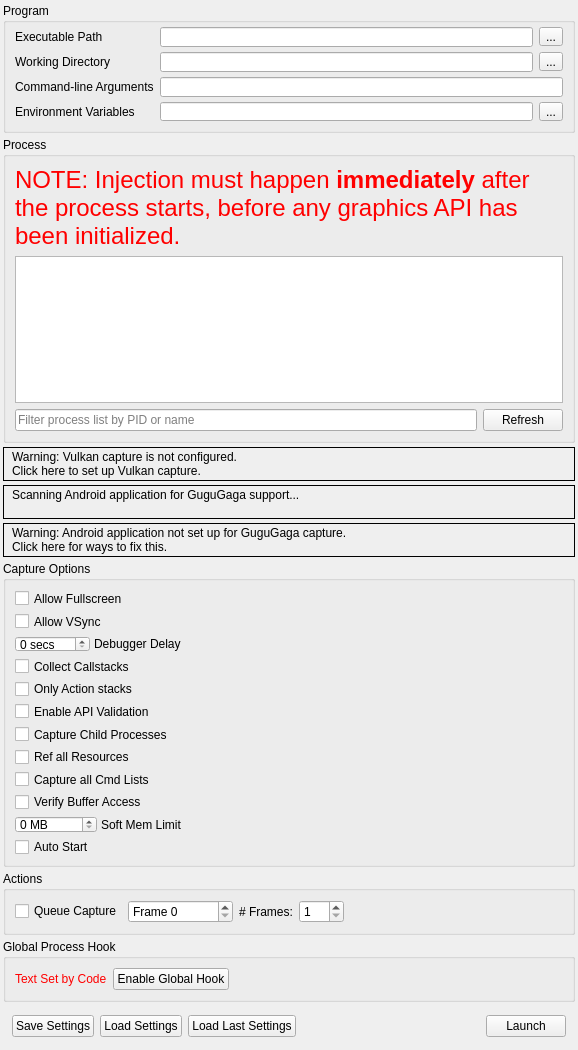
<?xml version="1.0" encoding="UTF-8"?>
<ui version="4.0">
 <class>CaptureDialog</class>
 <widget class="QFrame" name="CaptureDialog">
  <property name="geometry">
   <rect>
    <x>0</x>
    <y>0</y>
    <width>578</width>
    <height>1025</height>
   </rect>
  </property>
  <property name="windowTitle">
   <string>Launch Application</string>
  </property>
  <layout class="QVBoxLayout" name="verticalLayout">
   <property name="spacing">
    <number>4</number>
   </property>
   <property name="leftMargin">
    <number>3</number>
   </property>
   <property name="topMargin">
    <number>3</number>
   </property>
   <property name="rightMargin">
    <number>3</number>
   </property>
   <property name="bottomMargin">
    <number>3</number>
   </property>
   <item>
    <widget class="QGroupBox" name="exeGroup">
     <property name="sizePolicy">
      <sizepolicy hsizetype="Preferred" vsizetype="Minimum">
       <horstretch>0</horstretch>
       <verstretch>0</verstretch>
      </sizepolicy>
     </property>
     <property name="minimumSize">
      <size>
       <width>250</width>
       <height>130</height>
      </size>
     </property>
     <property name="title">
      <string>Program</string>
     </property>
     <layout class="QGridLayout" name="gridLayout">
      <property name="topMargin">
       <number>4</number>
      </property>
      <item row="0" column="0">
       <widget class="QLabel" name="exePathLabel">
        <property name="toolTip">
         <string>Browse for an executable file</string>
        </property>
        <property name="text">
         <string>Executable Path</string>
        </property>
       </widget>
      </item>
      <item row="0" column="2">
       <widget class="RDLineEdit" name="exePath">
        <property name="minimumSize">
         <size>
          <width>0</width>
          <height>20</height>
         </size>
        </property>
        <property name="toolTip">
         <string>Browse for an executable file</string>
        </property>
       </widget>
      </item>
      <item row="0" column="3">
       <widget class="QToolButton" name="exePathBrowse">
        <property name="toolTip">
         <string>Browse for an executable file</string>
        </property>
        <property name="text">
         <string>...</string>
        </property>
       </widget>
      </item>
      <item row="1" column="0">
       <widget class="QLabel" name="workDirLabel">
        <property name="toolTip">
         <string>Browse for a working directory</string>
        </property>
        <property name="text">
         <string>Working Directory</string>
        </property>
       </widget>
      </item>
      <item row="1" column="2">
       <widget class="RDLineEdit" name="workDirPath">
        <property name="minimumSize">
         <size>
          <width>0</width>
          <height>20</height>
         </size>
        </property>
        <property name="toolTip">
         <string>Browse for a working directory</string>
        </property>
       </widget>
      </item>
      <item row="1" column="3">
       <widget class="QToolButton" name="workDirBrowse">
        <property name="toolTip">
         <string>Browse for a working directory</string>
        </property>
        <property name="text">
         <string>...</string>
        </property>
       </widget>
      </item>
      <item row="2" column="0">
       <widget class="QLabel" name="cmdLineLabel">
        <property name="toolTip">
         <string>The command-line that will be passed to the executable on launch</string>
        </property>
        <property name="text">
         <string>Command-line Arguments</string>
        </property>
       </widget>
      </item>
      <item row="2" column="2" colspan="2">
       <widget class="RDLineEdit" name="cmdline">
        <property name="minimumSize">
         <size>
          <width>0</width>
          <height>20</height>
         </size>
        </property>
        <property name="toolTip">
         <string>The command-line that will be passed to the executable on launch</string>
        </property>
       </widget>
      </item>
      <item row="3" column="0">
       <widget class="QLabel" name="envVarLabel">
        <property name="toolTip">
         <string>The environment variables for the executable</string>
        </property>
        <property name="text">
         <string>Environment Variables</string>
        </property>
       </widget>
      </item>
      <item row="3" column="2">
       <widget class="QLineEdit" name="envVar">
        <property name="toolTip">
         <string>The environment variables for the executable</string>
        </property>
        <property name="readOnly">
         <bool>true</bool>
        </property>
       </widget>
      </item>
      <item row="3" column="3">
       <widget class="QToolButton" name="envVarEdit">
        <property name="toolTip">
         <string>The environment variables for the executable</string>
        </property>
        <property name="text">
         <string>...</string>
        </property>
       </widget>
      </item>
     </layout>
    </widget>
   </item>
   <item>
    <widget class="QGroupBox" name="injectGroup">
     <property name="sizePolicy">
      <sizepolicy hsizetype="Preferred" vsizetype="Expanding">
       <horstretch>0</horstretch>
       <verstretch>100</verstretch>
      </sizepolicy>
     </property>
     <property name="minimumSize">
      <size>
       <width>250</width>
       <height>260</height>
      </size>
     </property>
     <property name="title">
      <string>Process</string>
     </property>
     <layout class="QGridLayout" name="gridLayout_2">
      <item row="0" column="0" colspan="2">
       <widget class="QLabel" name="processWarning">
        <property name="palette">
         <palette>
          <active>
           <colorrole role="WindowText">
            <brush brushstyle="SolidPattern">
             <color alpha="255">
              <red>255</red>
              <green>0</green>
              <blue>0</blue>
             </color>
            </brush>
           </colorrole>
          </active>
          <inactive>
           <colorrole role="WindowText">
            <brush brushstyle="SolidPattern">
             <color alpha="255">
              <red>255</red>
              <green>0</green>
              <blue>0</blue>
             </color>
            </brush>
           </colorrole>
          </inactive>
          <disabled>
           <colorrole role="WindowText">
            <brush brushstyle="SolidPattern">
             <color alpha="255">
              <red>106</red>
              <green>104</green>
              <blue>100</blue>
             </color>
            </brush>
           </colorrole>
          </disabled>
         </palette>
        </property>
        <property name="font">
         <font>
          <pointsize>18</pointsize>
         </font>
        </property>
        <property name="text">
         <string>NOTE: Injection must happen &lt;b&gt;immediately&lt;/b&gt; after the process starts, before any graphics API has been initialized.</string>
        </property>
        <property name="wordWrap">
         <bool>true</bool>
        </property>
       </widget>
      </item>
      <item row="1" column="0" colspan="2">
       <widget class="QTreeView" name="processList">
        <property name="sizePolicy">
         <sizepolicy hsizetype="Preferred" vsizetype="Expanding">
          <horstretch>0</horstretch>
          <verstretch>0</verstretch>
         </sizepolicy>
        </property>
        <property name="minimumSize">
         <size>
          <width>0</width>
          <height>100</height>
         </size>
        </property>
        <property name="editTriggers">
         <set>QAbstractItemView::NoEditTriggers</set>
        </property>
        <property name="indentation">
         <number>0</number>
        </property>
        <property name="rootIsDecorated">
         <bool>false</bool>
        </property>
        <property name="itemsExpandable">
         <bool>false</bool>
        </property>
        <property name="sortingEnabled">
         <bool>true</bool>
        </property>
       </widget>
      </item>
      <item row="2" column="0">
       <widget class="QLineEdit" name="processFilter">
        <property name="placeholderText">
         <string>Filter process list by PID or name</string>
        </property>
       </widget>
      </item>
      <item row="2" column="1">
       <widget class="QPushButton" name="processRefesh">
        <property name="text">
         <string>Refresh</string>
        </property>
       </widget>
      </item>
     </layout>
    </widget>
   </item>
   <item>
    <widget class="RDLabel" name="vulkanLayerWarn">
     <property name="cursor">
      <cursorShape>PointingHandCursor</cursorShape>
     </property>
     <property name="frameShape">
      <enum>QFrame::Box</enum>
     </property>
     <property name="text">
      <string>&lt;html&gt;&lt;head/&gt;&lt;body&gt;&lt;table&gt;&lt;tr&gt;&lt;td valign=&quot;middle&quot;&gt;&lt;img width=&quot;16&quot; src=&quot;:/information.png&quot;/&gt;&lt;/td&gt;&lt;td&gt;&lt;p&gt;Warning: Vulkan capture is not configured.&lt;br/&gt;Click here to set up Vulkan capture.&lt;/p&gt;&lt;/td&gt;&lt;/tr&gt;&lt;/table&gt;&lt;/body&gt;&lt;/html&gt;</string>
     </property>
     <property name="textFormat">
      <enum>Qt::RichText</enum>
     </property>
     <property name="margin">
      <number>3</number>
     </property>
    </widget>
   </item>
   <item>
    <widget class="RDLabel" name="androidScan">
     <property name="cursor">
      <cursorShape>PointingHandCursor</cursorShape>
     </property>
     <property name="frameShape">
      <enum>QFrame::Box</enum>
     </property>
     <property name="text">
      <string>&lt;html&gt;&lt;head/&gt;&lt;body&gt;&lt;table&gt;&lt;tr&gt;&lt;td valign=&quot;middle&quot;&gt;&lt;img width=&quot;16&quot; src=&quot;:/information.png&quot;/&gt;&lt;/td&gt;&lt;td valign=&quot;middle&quot;&gt;&lt;p&gt;Scanning Android application for GuguGaga support...&lt;br/&gt;&lt;/p&gt;&lt;/td&gt;&lt;/tr&gt;&lt;/table&gt;&lt;/body&gt;&lt;/html&gt;</string>
     </property>
     <property name="textFormat">
      <enum>Qt::RichText</enum>
     </property>
     <property name="margin">
      <number>3</number>
     </property>
    </widget>
   </item>
   <item>
    <widget class="RDLabel" name="androidWarn">
     <property name="cursor">
      <cursorShape>PointingHandCursor</cursorShape>
     </property>
     <property name="frameShape">
      <enum>QFrame::Box</enum>
     </property>
     <property name="text">
      <string>&lt;html&gt;&lt;head/&gt;&lt;body&gt;&lt;table&gt;&lt;tr&gt;&lt;td valign=&quot;middle&quot;&gt;&lt;img width=&quot;16&quot; src=&quot;:/information.png&quot;/&gt;&lt;/td&gt;&lt;td&gt;&lt;p&gt;Warning: Android application not set up for GuguGaga capture.&lt;br/&gt;Click here for ways to fix this.&lt;/p&gt;&lt;/td&gt;&lt;/tr&gt;&lt;/table&gt;&lt;/body&gt;&lt;/html&gt;</string>
     </property>
     <property name="textFormat">
      <enum>Qt::RichText</enum>
     </property>
     <property name="margin">
      <number>3</number>
     </property>
    </widget>
   </item>
   <item>
    <widget class="QGroupBox" name="optionsGroup">
     <property name="sizePolicy">
      <sizepolicy hsizetype="Preferred" vsizetype="Minimum">
       <horstretch>0</horstretch>
       <verstretch>0</verstretch>
      </sizepolicy>
     </property>
     <property name="title">
      <string>Capture Options</string>
     </property>
     <layout class="QVBoxLayout" name="verticalLayout_2">
      <item>
       <widget class="QCheckBox" name="AllowFullscreen">
        <property name="toolTip">
         <string>Allows the application to switch to full-screen mode</string>
        </property>
        <property name="text">
         <string>Allow Fullscreen</string>
        </property>
       </widget>
      </item>
      <item>
       <widget class="QCheckBox" name="AllowVSync">
        <property name="toolTip">
         <string>Allows the application to enable v-sync</string>
        </property>
        <property name="text">
         <string>Allow VSync</string>
        </property>
       </widget>
      </item>
      <item>
       <widget class="QFrame" name="DebuggerDelayFrame">
        <property name="sizePolicy">
         <sizepolicy hsizetype="Fixed" vsizetype="Preferred">
          <horstretch>0</horstretch>
          <verstretch>0</verstretch>
         </sizepolicy>
        </property>
        <property name="frameShape">
         <enum>QFrame::NoFrame</enum>
        </property>
        <property name="frameShadow">
         <enum>QFrame::Plain</enum>
        </property>
        <layout class="QHBoxLayout" name="horizontalLayout_3">
         <property name="spacing">
          <number>4</number>
         </property>
         <property name="leftMargin">
          <number>0</number>
         </property>
         <property name="topMargin">
          <number>0</number>
         </property>
         <property name="rightMargin">
          <number>0</number>
         </property>
         <property name="bottomMargin">
          <number>0</number>
         </property>
         <item>
          <widget class="QDoubleSpinBox" name="DelayForDebugger">
           <property name="sizePolicy">
            <sizepolicy hsizetype="Minimum" vsizetype="Fixed">
             <horstretch>0</horstretch>
             <verstretch>0</verstretch>
            </sizepolicy>
           </property>
           <property name="minimumSize">
            <size>
             <width>40</width>
             <height>0</height>
            </size>
           </property>
           <property name="toolTip">
            <string>Pauses for N seconds after launching the process, to allow a debugger to attach</string>
           </property>
           <property name="suffix">
            <string comment="seconds"> secs</string>
           </property>
           <property name="decimals">
            <number>0</number>
           </property>
           <property name="maximum">
            <double>120.000000000000000</double>
           </property>
           <property name="value">
            <double>0.000000000000000</double>
           </property>
          </widget>
         </item>
         <item>
          <widget class="QLabel" name="DebuggerDelayLabel">
           <property name="sizePolicy">
            <sizepolicy hsizetype="Fixed" vsizetype="Preferred">
             <horstretch>0</horstretch>
             <verstretch>0</verstretch>
            </sizepolicy>
           </property>
           <property name="toolTip">
            <string>Pauses for N seconds after launching the process, to allow a debugger to attach</string>
           </property>
           <property name="text">
            <string>Debugger Delay</string>
           </property>
          </widget>
         </item>
        </layout>
       </widget>
      </item>
      <item>
       <widget class="QCheckBox" name="CaptureCallstacks">
        <property name="toolTip">
         <string>Collect a callstack on every API call</string>
        </property>
        <property name="text">
         <string>Collect Callstacks</string>
        </property>
       </widget>
      </item>
      <item>
       <widget class="QCheckBox" name="CaptureCallstacksOnlyActions">
        <property name="toolTip">
         <string>Only collect callstacks on actions (draws, dispatches, clears, copies, etc)</string>
        </property>
        <property name="text">
         <string>Only Action stacks</string>
        </property>
       </widget>
      </item>
      <item>
       <widget class="QCheckBox" name="APIValidation">
        <property name="toolTip">
         <string>Initialise the graphics API with built-in validation enabled - allows capturing and reading of errors and warnings generated by the API's own debugging system</string>
        </property>
        <property name="text">
         <string>Enable API Validation</string>
        </property>
       </widget>
      </item>
      <item>
       <widget class="QCheckBox" name="HookIntoChildren">
        <property name="toolTip">
         <string>Hook into child processes - useful with launchers or similar intermediate processes</string>
        </property>
        <property name="text">
         <string>Capture Child Processes</string>
        </property>
       </widget>
      </item>
      <item>
       <widget class="QCheckBox" name="RefAllResources">
        <property name="toolTip">
         <string>Consider all resources to be included, even if unused in the capture frame</string>
        </property>
        <property name="text">
         <string>Ref all Resources</string>
        </property>
       </widget>
      </item>
      <item>
       <widget class="QCheckBox" name="CaptureAllCmdLists">
        <property name="toolTip">
         <string>When enabled, all deferred command lists will be saved even while idling. This has an overhead but ensures if you hold onto a list it will be captured.</string>
        </property>
        <property name="text">
         <string>Capture all Cmd Lists</string>
        </property>
       </widget>
      </item>
      <item>
       <widget class="QCheckBox" name="VerifyBufferAccess">
        <property name="toolTip">
         <string>When enabled, verify some buffer access on OpenGL and D3D11. This initialises buffers with undefined contents on creation to 0xdddddddd instead of 0x0, and verifies that Map() bounds are not overrun.</string>
        </property>
        <property name="text">
         <string>Verify Buffer Access</string>
        </property>
       </widget>
      </item>
      <item>
       <widget class="QFrame" name="SoftMemoryLimitFrame">
        <property name="sizePolicy">
         <sizepolicy hsizetype="Fixed" vsizetype="Preferred">
          <horstretch>0</horstretch>
          <verstretch>0</verstretch>
         </sizepolicy>
        </property>
        <property name="frameShape">
         <enum>QFrame::NoFrame</enum>
        </property>
        <property name="frameShadow">
         <enum>QFrame::Plain</enum>
        </property>
        <layout class="QHBoxLayout" name="SoftMemoryLimitLayout">
         <property name="spacing">
          <number>4</number>
         </property>
         <property name="leftMargin">
          <number>0</number>
         </property>
         <property name="topMargin">
          <number>0</number>
         </property>
         <property name="rightMargin">
          <number>0</number>
         </property>
         <property name="bottomMargin">
          <number>0</number>
         </property>
         <item>
          <widget class="QDoubleSpinBox" name="SoftMemoryLimit">
           <property name="sizePolicy">
            <sizepolicy hsizetype="Minimum" vsizetype="Fixed">
             <horstretch>0</horstretch>
             <verstretch>0</verstretch>
            </sizepolicy>
           </property>
           <property name="minimumSize">
            <size>
             <width>40</width>
             <height>0</height>
            </size>
           </property>
           <property name="toolTip">
            <string>Specifies a soft memory limit which some APIs may use to limit graphics memory use and use disk space instead for storing temporary data.</string>
           </property>
           <property name="suffix">
            <string comment="seconds"> MB</string>
           </property>
           <property name="decimals">
            <number>0</number>
           </property>
           <property name="maximum">
            <double>99999.000000000000000</double>
           </property>
           <property name="value">
            <double>0.000000000000000</double>
           </property>
          </widget>
         </item>
         <item>
          <widget class="QLabel" name="SoftMemoryLimitLabel">
           <property name="sizePolicy">
            <sizepolicy hsizetype="Fixed" vsizetype="Preferred">
             <horstretch>0</horstretch>
             <verstretch>0</verstretch>
            </sizepolicy>
           </property>
           <property name="toolTip">
            <string>Specifies a soft memory limit which some APIs may use to limit graphics memory use and use disk space instead for storing temporary data.</string>
           </property>
           <property name="text">
            <string>Soft Mem Limit</string>
           </property>
          </widget>
         </item>
        </layout>
       </widget>
      </item>
      <item>
       <widget class="QCheckBox" name="AutoStart">
        <property name="toolTip">
         <string>If these capture settings are saved &amp; run, auto start the capture instantly on load</string>
        </property>
        <property name="text">
         <string>Auto Start</string>
        </property>
       </widget>
      </item>
     </layout>
    </widget>
   </item>
   <item>
    <widget class="QGroupBox" name="actionGroup">
     <property name="sizePolicy">
      <sizepolicy hsizetype="Preferred" vsizetype="Minimum">
       <horstretch>0</horstretch>
       <verstretch>0</verstretch>
      </sizepolicy>
     </property>
     <property name="title">
      <string>Actions</string>
     </property>
     <layout class="QHBoxLayout" name="horizontalLayout_5">
      <item>
       <widget class="QCheckBox" name="queueFrameCap">
        <property name="text">
         <string>Queue Capture</string>
        </property>
       </widget>
      </item>
      <item>
       <widget class="QDoubleSpinBox" name="queuedFrame">
        <property name="sizePolicy">
         <sizepolicy hsizetype="Fixed" vsizetype="Fixed">
          <horstretch>0</horstretch>
          <verstretch>0</verstretch>
         </sizepolicy>
        </property>
        <property name="prefix">
         <string comment="Frame number" extracomment="To Capture">Frame </string>
        </property>
        <property name="suffix">
         <string/>
        </property>
        <property name="decimals">
         <number>0</number>
        </property>
        <property name="minimum">
         <double>0.000000000000000</double>
        </property>
        <property name="maximum">
         <double>4294967296.000000000000000</double>
        </property>
       </widget>
      </item>
      <item>
       <widget class="QLabel" name="numFramesLabel">
        <property name="sizePolicy">
         <sizepolicy hsizetype="Preferred" vsizetype="Preferred">
          <horstretch>0</horstretch>
          <verstretch>0</verstretch>
         </sizepolicy>
        </property>
        <property name="text">
         <string># Frames:</string>
        </property>
       </widget>
      </item>
      <item>
       <widget class="QDoubleSpinBox" name="numFrames">
        <property name="minimumSize">
         <size>
          <width>45</width>
          <height>0</height>
         </size>
        </property>
        <property name="decimals">
         <number>0</number>
        </property>
        <property name="minimum">
         <double>1.000000000000000</double>
        </property>
        <property name="maximum">
         <double>10.000000000000000</double>
        </property>
       </widget>
      </item>
      <item>
       <spacer name="ActionsSpacer">
        <property name="orientation">
         <enum>Qt::Horizontal</enum>
        </property>
        <property name="sizeHint" stdset="0">
         <size>
          <width>596</width>
          <height>20</height>
         </size>
        </property>
       </spacer>
      </item>
     </layout>
    </widget>
   </item>
   <item>
    <widget class="QGroupBox" name="globalGroup">
     <property name="sizePolicy">
      <sizepolicy hsizetype="Preferred" vsizetype="Minimum">
       <horstretch>0</horstretch>
       <verstretch>0</verstretch>
      </sizepolicy>
     </property>
     <property name="title">
      <string>Global Process Hook</string>
     </property>
     <layout class="QHBoxLayout" name="horizontalLayout_2">
      <item>
       <widget class="QLabel" name="globalLabel">
        <property name="palette">
         <palette>
          <active>
           <colorrole role="WindowText">
            <brush brushstyle="SolidPattern">
             <color alpha="255">
              <red>255</red>
              <green>0</green>
              <blue>0</blue>
             </color>
            </brush>
           </colorrole>
          </active>
          <inactive>
           <colorrole role="WindowText">
            <brush brushstyle="SolidPattern">
             <color alpha="255">
              <red>255</red>
              <green>0</green>
              <blue>0</blue>
             </color>
            </brush>
           </colorrole>
          </inactive>
          <disabled>
           <colorrole role="WindowText">
            <brush brushstyle="SolidPattern">
             <color alpha="255">
              <red>106</red>
              <green>104</green>
              <blue>100</blue>
             </color>
            </brush>
           </colorrole>
          </disabled>
         </palette>
        </property>
        <property name="text">
         <string>Text Set by Code</string>
        </property>
       </widget>
      </item>
      <item>
       <widget class="QPushButton" name="toggleGlobal">
        <property name="text">
         <string>Enable Global Hook</string>
        </property>
        <property name="checkable">
         <bool>true</bool>
        </property>
        <property name="checked">
         <bool>false</bool>
        </property>
       </widget>
      </item>
      <item>
       <spacer name="globalSpacer">
        <property name="orientation">
         <enum>Qt::Horizontal</enum>
        </property>
        <property name="sizeHint" stdset="0">
         <size>
          <width>587</width>
          <height>20</height>
         </size>
        </property>
       </spacer>
      </item>
     </layout>
    </widget>
   </item>
   <item>
    <widget class="QFrame" name="buttonsFrame">
     <property name="sizePolicy">
      <sizepolicy hsizetype="Preferred" vsizetype="Minimum">
       <horstretch>0</horstretch>
       <verstretch>0</verstretch>
      </sizepolicy>
     </property>
     <property name="frameShape">
      <enum>QFrame::NoFrame</enum>
     </property>
     <property name="frameShadow">
      <enum>QFrame::Plain</enum>
     </property>
     <layout class="QHBoxLayout" name="horizontalLayout">
      <item>
       <widget class="QPushButton" name="saveSettings">
        <property name="toolTip">
         <string>Save these capture settings to file to load later</string>
        </property>
        <property name="text">
         <string>Save Settings</string>
        </property>
       </widget>
      </item>
      <item>
       <widget class="QPushButton" name="loadSettings">
        <property name="sizePolicy">
         <sizepolicy hsizetype="Minimum" vsizetype="Fixed">
          <horstretch>0</horstretch>
          <verstretch>0</verstretch>
         </sizepolicy>
        </property>
        <property name="toolTip">
         <string>Load a saved set of capture settings</string>
        </property>
        <property name="text">
         <string>Load Settings</string>
        </property>
       </widget>
      </item>
      <item>
       <widget class="QPushButton" name="loadLastCapture">
        <property name="sizePolicy">
         <sizepolicy hsizetype="Minimum" vsizetype="Fixed">
          <horstretch>0</horstretch>
          <verstretch>0</verstretch>
         </sizepolicy>
        </property>
        <property name="toolTip">
         <string>Load the most recently used capture settings</string>
        </property>
        <property name="text">
         <string>Load Last Settings</string>
        </property>
       </widget>
      </item>
      <item>
       <spacer name="buttonsSpace">
        <property name="orientation">
         <enum>Qt::Horizontal</enum>
        </property>
        <property name="sizeType">
         <enum>QSizePolicy::Expanding</enum>
        </property>
        <property name="sizeHint" stdset="0">
         <size>
          <width>556</width>
          <height>20</height>
         </size>
        </property>
       </spacer>
      </item>
      <item>
       <widget class="QPushButton" name="launch">
        <property name="toolTip">
         <string>Launch the selected program with GuguGaga enabled for capture</string>
        </property>
        <property name="text">
         <string>Launch</string>
        </property>
       </widget>
      </item>
     </layout>
    </widget>
   </item>
   <item>
    <spacer name="topVerticalSpacer">
     <property name="orientation">
      <enum>Qt::Vertical</enum>
     </property>
     <property name="sizeHint" stdset="0">
      <size>
       <width>0</width>
       <height>0</height>
      </size>
     </property>
    </spacer>
   </item>
  </layout>
 </widget>
 <customwidgets>
  <customwidget>
   <class>RDLabel</class>
   <extends>QLabel</extends>
   <header>Widgets/Extended/RDLabel.h</header>
  </customwidget>
  <customwidget>
   <class>RDLineEdit</class>
   <extends>QLineEdit</extends>
   <header>Widgets/Extended/RDLineEdit.h</header>
  </customwidget>
 </customwidgets>
 <resources/>
 <connections/>
</ui>
